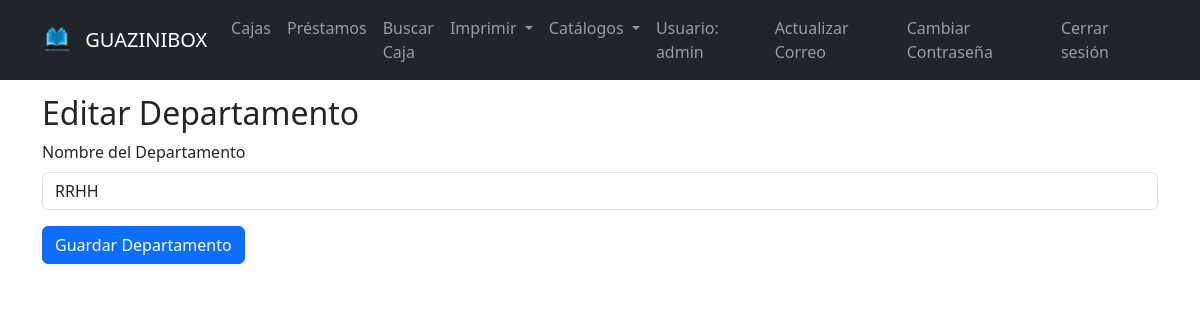
/edit_departamento/1 (signed in), run on an earlier commit of the app's database.
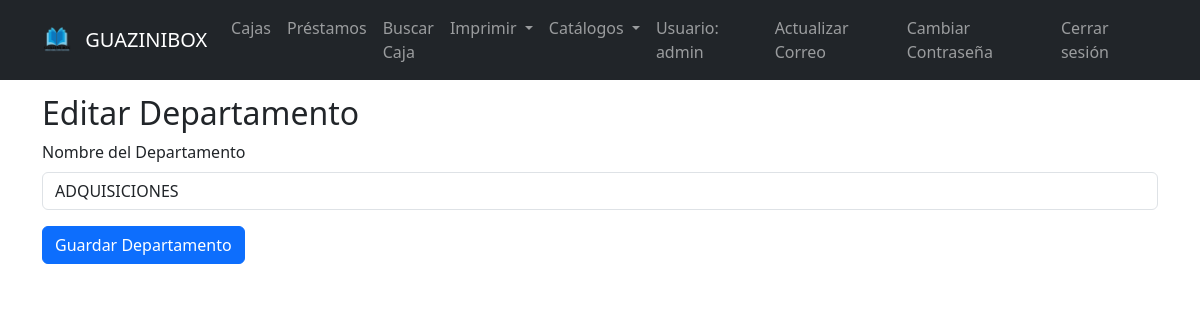
And on a later commit of the database.
### tables this page shows
CREATE TABLE departamentos (
            id INTEGER PRIMARY KEY AUTOINCREMENT,
            nombre TEXT NOT NULL,
            cover_template TEXT
        );

### app.py (the view, shortened to what this page needs)
@app.route("/edit_departamento/<int:dep_id>", methods=["GET", "POST"])
@login_required
def edit_departamento(dep_id):
    conn = get_db_connection()
    dep = conn.execute("SELECT * FROM departamentos WHERE id = ?", (dep_id,)).fetchone()
    conn.close()
    if not dep:
        flash("Departamento no encontrado.")
        return redirect(url_for("departamentos"))
    form = DepartamentoForm()
    if request.method == "GET":
        form.nombre.data = dep["nombre"]
    return render_template("edit_departamento.html", form=form, departamento=dep)

### app.py
class DepartamentoForm(FlaskForm):
    nombre = StringField("Nombre del Departamento", validators=[DataRequired()])
    submit = SubmitField("Guardar Departamento")

### app.py (called while the page is built)
def get_db_connection():
    conn = sqlite3.connect("archivo.db")
    conn.row_factory = sqlite3.Row
    return conn

def get_user_by_id(user_id):
    conn = get_db_connection()
    user = conn.execute("SELECT * FROM users WHERE id = ?", (user_id,)).fetchone()
    conn.close()
    if not user:
        return None
    return User(user["id"], user["username"], user["password"],
               user["email"] if "email" in user.keys() else None,
               user["reset_token"] if "reset_token" in user.keys() else None,
               user["token_expiry"] if "token_expiry" in user.keys() else None)

@login_manager.user_loader
def load_user(user_id):
    return get_user_by_id(user_id)

### templates/edit_departamento.html (shortened to what this page needs)
{% extends "base.html" %}
{% block content %}
<h2>Editar Departamento</h2>
<form method="POST">
  <div class="mb-3">
    {{ form.nombre.label(class="form-label") }}
    {{ form.nombre(class="form-control") }}
  </div>
  <div class="mb-3">
    {{ form.submit(class="btn btn-primary") }}
  </div>
</form>
{% endblock %}

What changed in the data, as far as the page shows it:
changed departamentos: nombre "RRHH" → "ADQUISICIONES"
